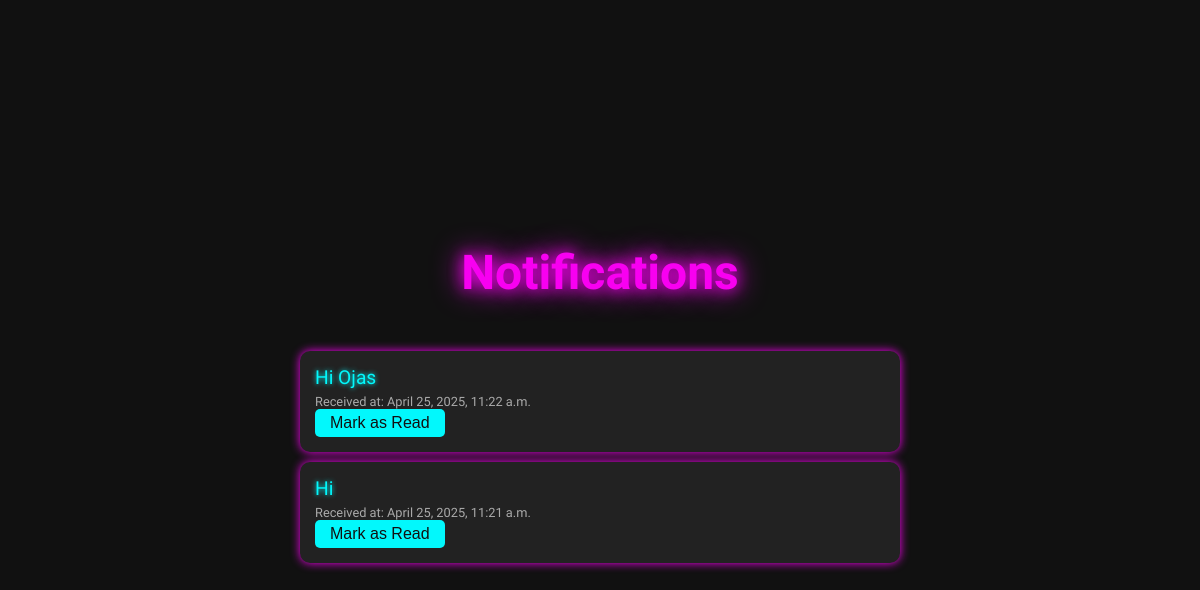
Screenshot of /dashboard/notifications/ (signed in) with the database file from the repository.
### dashboard/models.py (models this page shows, shortened)
class Notification(models.Model):
    club = models.ForeignKey(Club, on_delete=models.CASCADE)
    user = models.ForeignKey(User, on_delete=models.CASCADE)
    message = models.TextField()
    is_read = models.BooleanField(default=False)  # To track whether the notification has been read
    timestamp = models.DateTimeField(auto_now_add=True)

### dashboard/views.py (the view)
# urls.py: path('notifications/', views.notifications_view, name='notifications'),
@login_required
def notifications_view(request):
    notifications = Notification.objects.filter(user=request.user, is_read=False).order_by('-timestamp')
    return render(request, 'dashboard/notifications.html', {'notifications': notifications})

### templates/dashboard/notifications.html (shortened to what this page needs)
<!DOCTYPE html>
<html lang="en">
<head>
</head>
<body>
    <h1>Notifications</h1>
    {% if notifications %}
        <ul>
            {% for notification in notifications %}
                <li id="notification-{{ notification.id }}">
                    <p>{{ notification.message }}</p>
                    <small>Received at: {{ notification.timestamp }}</small>
                    <button class="mark-read-btn" onclick="markAsRead({{ notification.id }})">Mark as Read</button>
                </li>
            {% endfor %}
        </ul>
    {% else %}
        <p class="no-notifications">No new notifications.</p>
    {% endif %}
</body>
</html>

### templates/dashboard/notifications.html (style rules this page uses)
body { font-family: 'Orbitron', sans-serif; background-color: #111111; color: #f0f0f0; margin: 0; padding: 0; display: flex; flex-direction: column; justify-content: center; align-items: center; height: 100vh; }
h1 { color: #f800f1; text-align: center; font-size: 3em; margin-bottom: 20px; text-shadow: 0 0 15px #f800f1, 0 0 30px #f800f1; }
ul { list-style-type: none; padding: 0; width: 80%; max-width: 600px; margin-top: 20px; }
li { background-color: #222222; border-radius: 10px; margin: 10px 0; padding: 15px; box-shadow: 0 0 10px #f800f1; transition: transform 0.3s ease, box-shadow 0.3s ease; }
p { font-size: 1.2em; margin: 0; color: #02f8fc; text-shadow: 0 0 5px #02f8fc; }
small { display: block; font-size: 0.8em; margin-top: 5px; color: #aaa; }
.mark-read-btn { background-color: #02f8fc; color: #111111; border: none; border-radius: 5px; padding: 5px 15px; cursor: pointer; font-size: 1em; transition: background-color 0.3s; }

### rows the page displays
Notification: message "Hi Ojas", timestamp "April 25, 2025, 11:22 a.m."
Notification: message "Hi", timestamp "April 25, 2025, 11:21 a.m."
